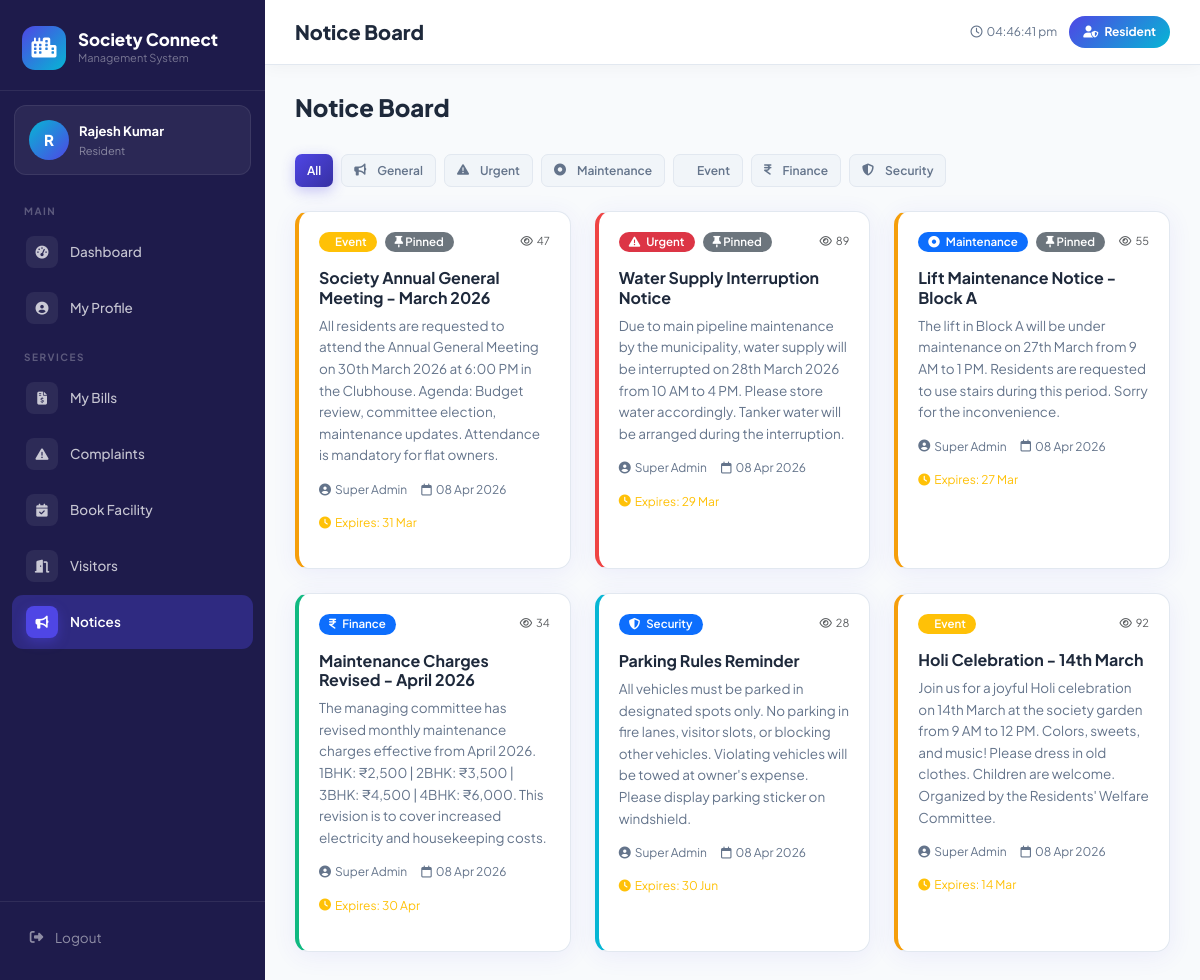
The page /user/notices.php (signed in) on the database its author committed.
### tables this page shows
CREATE TABLE `notices` (
  `id`          INT          UNSIGNED AUTO_INCREMENT PRIMARY KEY,
  `title`       VARCHAR(200) NOT NULL,
  `content`     TEXT         NOT NULL,
  `category`    ENUM('general','urgent','maintenance','event','finance','security') DEFAULT 'general',
  `posted_by`   INT          UNSIGNED NOT NULL,
  `file_name`   VARCHAR(255) DEFAULT NULL,
  `is_pinned`   TINYINT(1)   DEFAULT 0,
  `is_active`   TINYINT(1)   DEFAULT 1,
  `views`       INT          DEFAULT 0,
  `expiry_date` DATE         DEFAULT NULL,
  `created_at`  TIMESTAMP    DEFAULT CURRENT_TIMESTAMP,
  FOREIGN KEY (`posted_by`) REFERENCES `users`(`id`) ON DELETE CASCADE
);

CREATE TABLE `users` (
  `id`          INT          UNSIGNED AUTO_INCREMENT PRIMARY KEY,
  `name`        VARCHAR(100) NOT NULL,
  `email`       VARCHAR(150) NOT NULL UNIQUE,
  `password`    VARCHAR(255) NOT NULL,
  `role`        ENUM('admin','resident','staff') NOT NULL DEFAULT 'resident',
  `phone`       VARCHAR(20)  DEFAULT NULL,
  `avatar`      VARCHAR(255) DEFAULT NULL,
  `status`      ENUM('active','inactive') DEFAULT 'active',
  `last_login`  DATETIME     DEFAULT NULL,
  `created_at`  TIMESTAMP    DEFAULT CURRENT_TIMESTAMP,
  `updated_at`  TIMESTAMP    DEFAULT CURRENT_TIMESTAMP ON UPDATE CURRENT_TIMESTAMP
);

### config/db.php (called while the page is built, shortened)
<?php
function e(mixed $val): string {
    return htmlspecialchars((string)$val, ENT_QUOTES, 'UTF-8');
}
function categoryIcon(string $cat): string {
    $icons = [
        'electrical'  => 'bolt',
        'plumbing'    => 'droplet',
        'civil'       => 'hammer',
        'housekeeping'=> 'broom',
        'security'    => 'shield-halved',
        'lift'        => 'elevator',
        'common_area' => 'people-group',
        'other'       => 'circle-dot',
        'general'     => 'bullhorn',
        'urgent'      => 'triangle-exclamation',
        'event'       => 'calendar-star',
        'finance'     => 'indian-rupee-sign',
    ];
    return $icons[$cat] ?? 'circle-dot';
}

### user/notices.php (the view, shortened to what this page needs)
<?php
require_once '../config/db.php';
$db = getDB();
$filterCat = $_GET['cat'] ?? 'all';
$sql = "SELECT n.*, u.name as posted_by_name FROM notices n JOIN users u ON n.posted_by=u.id WHERE n.is_active=1";
$sql .= " ORDER BY n.is_pinned DESC, n.created_at DESC";
$stmt = $db->prepare($sql);
$stmt->execute($filterCat !== 'all' ? [$filterCat] : []);
$notices = $stmt->fetchAll();
$categories = ['general','urgent','maintenance','event','finance','security'];
require_once '../includes/header.php';
?>
<div class="d-flex align-items-center justify-content-between mb-4">
    <h4 class="fw-800">Notice Board</h4>
</div>
<div class="d-flex flex-wrap gap-2 mb-4">
    <a href="?cat=all" class="btn-sc <?= $filterCat==='all'?'primary':'light' ?> sm">All</a>
    <?php foreach ($categories as $cat): ?>
    <a href="?cat=<?= $cat ?>" class="btn-sc <?= $filterCat===$cat?'primary':'light' ?> sm">
        <i class="fa-solid fa-<?= categoryIcon($cat) ?> me-1"></i> <?= ucfirst($cat) ?>
    </a>
    <?php endforeach; ?>
</div>
<?php if (empty($notices)): ?>
<div class="empty-state">
    <div class="empty-icon"><i class="fa-solid fa-bullhorn"></i></div>
    <h5>No Notices</h5><p>No notices available at the moment.</p>
</div>
<?php else: ?>
<div class="row g-4">
    <?php foreach ($notices as $n): ?>
    <div class="col-md-6 col-lg-4">
        <div class="notice-card <?= e($n['category']) ?>" style="height:100%;">
            <div class="d-flex align-items-start justify-content-between mb-3">
                <div class="d-flex gap-2 flex-wrap">
                    <span class="badge bg-<?= $n['category']==='urgent'?'danger':($n['category']==='event'?'warning':'primary') ?>">
                        <i class="fa-solid fa-<?= categoryIcon($n['category']) ?> me-1"></i>
                        <?= ucfirst($n['category']) ?>
                    </span>
                    <?php if ($n['is_pinned']): ?><span class="badge bg-secondary"><i class="fa-solid fa-thumbtack"></i> Pinned</span><?php endif; ?>
                </div>
                <span class="text-muted" style="font-size:11px;"><i class="fa-regular fa-eye me-1"></i><?= $n['views'] ?></span>
            </div>
            <h5 style="font-size:16px;"><?= e($n['title']) ?></h5>
            <p style="font-size:13.5px;"><?= nl2br(e($n['content'])) ?></p>
            <div class="notice-meta">
                <span><i class="fa-solid fa-user-circle"></i><?= e($n['posted_by_name']) ?></span>
                <span><i class="fa-regular fa-calendar"></i><?= date('d M Y',strtotime($n['created_at'])) ?></span>
                <?php if ($n['expiry_date']): ?>
                <span class="text-warning"><i class="fa-solid fa-clock"></i>Expires: <?= date('d M',strtotime($n['expiry_date'])) ?></span>
                <?php endif; ?>
            </div>
        </div>
    </div>
    <?php endforeach; ?>
</div>
<?php endif; ?>
<?php require_once '../includes/footer.php'; ?>

### assets/css/style.css (style rules this page uses)
:root { --primary: #4F46E5; --primary-light: #818CF8; --primary-dark: #3730A3; --secondary: #06B6D4; --secondary-light:#67E8F9; --accent: #F59E0B; --success: #10B981; --danger: #EF4444; --warning: #F59E0B; --info: #06B6D4; --bg: #F8FAFC; --card-bg: #FFFFFF; --sidebar-bg: #1E1B4B; --sidebar-text: rgba(255,255,255,0.75); --sidebar-active: rgba(255,255,255,0.15); --border: #E2E8F0; --text: #1E293B; --text-muted: #64748B; --shadow: 0 4px 24px rgba(79,70,229,0.08); --shadow-lg: 0 8px 40px rgba(79,70,229,0.15); --radius: 14px; --radius-sm: 8px; --radius-lg: 20px; --sidebar-w: 265px; --font: 'Plus Jakarta Sans', sans-serif; --font-alt: 'Space Grotesk', sans-serif; }
*, *::before, *::after { margin: 0; padding: 0; box-sizing: border-box; }
html { scroll-behavior: smooth; }
body { font-family: var(--font); background: var(--bg); color: var(--text); font-size: 14.5px; line-height: 1.6; -webkit-font-smoothing: antialiased; }
.btn-sc { display: inline-flex; align-items: center; gap: 7px; padding: 9px 18px; border-radius: 10px; font-size: 13.5px; font-weight: 600; border: none; cursor: pointer; text-decoration: none; transition: all 0.2s; white-space: nowrap; }
.btn-sc.primary { background: linear-gradient(135deg, var(--primary), var(--primary-dark)); color: white; box-shadow: 0 4px 14px rgba(79,70,229,0.3); }
.btn-sc.light { background: #F1F5F9; color: var(--text-muted); border: 1.5px solid var(--border); }
.btn-sc.sm { padding: 6px 12px; font-size: 12px; border-radius: 7px; }
.badge { font-size: 11.5px; font-weight: 600; padding: 4px 10px; border-radius: 20px; }
.notice-card { background: white; border-radius: 14px; padding: 20px; border: 1px solid var(--border); box-shadow: var(--shadow); margin-bottom: 16px; transition: transform 0.2s, box-shadow 0.2s; border-left: 4px solid var(--primary); }
.notice-card.urgent { border-left-color: var(--danger); }
.notice-card.event { border-left-color: var(--accent); }
.notice-card.finance { border-left-color: var(--success); }
.notice-card.security { border-left-color: var(--secondary); }
.notice-card.maintenance { border-left-color: var(--warning); }
.notice-card h5 { font-size: 15px; font-weight: 700; color: var(--text); margin-bottom: 8px; }
.notice-card p { font-size: 13.5px; color: var(--text-muted); line-height: 1.6; margin: 0; }
.notice-meta { margin-top: 14px; display: flex; align-items: center; gap: 14px; flex-wrap: wrap; }
.notice-meta span { font-size: 12px; color: var(--text-muted); display: flex; align-items: center; gap: 4px; }
.fw-800 { font-weight: 800 !important; }

### rows shown on the page
notices: category "Event", is_pinned 1 (drawn), views "47", title "Society Annual General Meeting - March 2026", content "All residents are requested to attend the Annual General Meeting on 30th March 2026 at 6:00 PM in the Clubhouse. Agenda: Budget review, committee election, maintenance updates. Attendance is mandatory for flat owners.", posted_by.name "Super Admin", created_at "08 Apr 2026", expiry_date "31 Mar"
notices: category "Urgent", is_pinned 1 (drawn), views "89", title "Water Supply Interruption Notice", content "Due to main pipeline maintenance by the municipality, water supply will be interrupted on 28th March 2026 from 10 AM to 4 PM. Please store water accordingly. Tanker water will be arranged during the interruption.", posted_by.name "Super Admin", created_at "08 Apr 2026", expiry_date "29 Mar"
notices: category "Maintenance", is_pinned 1 (drawn), views "55", title "Lift Maintenance Notice - Block A", content "The lift in Block A will be under maintenance on 27th March from 9 AM to 1 PM. Residents are requested to use stairs during this period. Sorry for the inconvenience.", posted_by.name "Super Admin", created_at "08 Apr 2026", expiry_date "27 Mar"
notices: category "Finance", views "34", title "Maintenance Charges Revised - April 2026", content "The managing committee has revised monthly maintenance charges effective from April 2026. 1BHK: ₹2,500 | 2BHK: ₹3,500 | 3BHK: ₹4,500 | 4BHK: ₹6,000. This revision is to cover increased electricity and housekeeping costs.", posted_by.name "Super Admin", created_at "08 Apr 2026", expiry_date "30 Apr"
notices: category "Security", views "28", title "Parking Rules Reminder", content "All vehicles must be parked in designated spots only. No parking in fire lanes, visitor slots, or blocking other vehicles. Violating vehicles will be towed at owner's expense. Please display parking sticker on windshield.", posted_by.name "Super Admin", created_at "08 Apr 2026", expiry_date "30 Jun"
notices: category "Event", views "92", title "Holi Celebration - 14th March", content "Join us for a joyful Holi celebration on 14th March at the society garden from 9 AM to 12 PM. Colors, sweets, and music! Please dress in old clothes. Children are welcome. Organized by the Residents' Welfare Committee.", posted_by.name "Super Admin", created_at "08 Apr 2026", expiry_date "14 Mar"

### other values the page prints
$userInitial "R"
$userName "Rajesh Kumar"
$userRole "Resident"
$section "MAIN"
$item['label'] "Dashboard"
$item['label'] "My Profile"
$section "SERVICES"
$item['label'] "My Bills"
$item['label'] "Complaints"
$item['label'] "Book Facility"
$item['label'] "Visitors"
$item['label'] "Notices"
$pageTitle "Notice Board"
currentUser()['role'] "Resident"
$cat "General"
